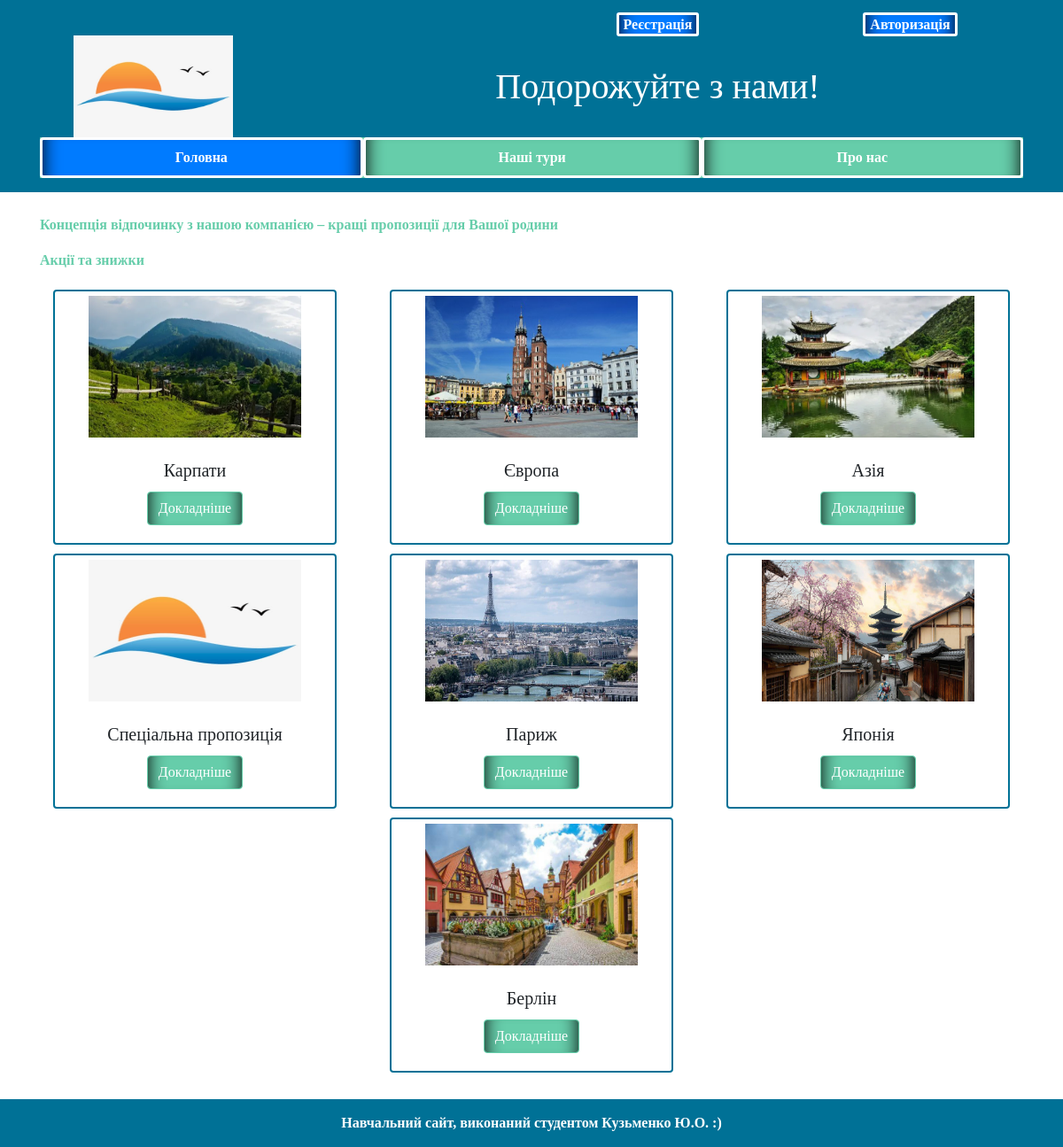
The page / on the database its author committed.
### tables this page shows
CREATE TABLE `tours` (
  `id` int(11) NOT NULL,
  `name` varchar(60) NOT NULL,
  `programm` text NOT NULL,
  `photo` varchar(60) NOT NULL
);

### index.php (the view)
<?php include_once('tpl/header.php'); ?>
	<main class="flex" id="main">
		<div class="container">
			<div class="row">
				<div class="col" id="top-text">
					<p>
						Концепція відпочинку з нашою компанією – кращі пропозиції для Вашої родини
					</p>
					<p>Акції та знижки</p>
				</div>
			</div>
			<div class="row">
				<?php
					include ("dbconnect.php");
					$tours = $mysqli->query("SELECT * FROM tours");
					while ($tour = $tours->fetch_assoc()) {
				?>
					<div class="col card-center">
						<div class="card" style="width: 20rem;">
							<img src="<?php echo $tour['photo']; ?>" class="card-img-top" alt="<?php echo $tour['name']; ?>">
							<div class="card-body">
								<h5 class="card-title"><?php echo $tour['name']; ?></h5>
								<a href="tour.php?id=<?php echo $tour['id']; ?>" class="btn btn-primary">Докладніше</a>
							</div>
						</div>
					</div>
				<?php } ?>
			</div>
		</div>
	</main>
	<?php include_once('tpl/footer.php'); ?>

### tpl/header.php (shortened to what this page needs)
<!DOCTYPE html>
<html lang="en">
<head>
	<link rel="stylesheet" href="css/bootstrap.min.css">
	<link rel="stylesheet" href="css/styles.css">
</head>
<body class="body-top">
	<header>
		<div class="container">
		<?php
    	if (empty($_SESSION['login']) or empty($_SESSION['id'])) {
    ?>
		<div class="row" id="auth_block">
			<div class="col-2 col-sm-3 col-xm-4" id="link_register">
				<a class="btn-register" href="register.php">Реєстрація</a>
			</div>
			<div class="col-2 col-sm-3 col-xm-4" id="link_auth">
				<a class="btn-register" href="login.php">Авторизація</a>
			</div>
		</div>
		<?php
			}
		?>
			<div class="row">
				<div class="col-3">
					<img id="logo" src="img/logo.png" />
				</div>
				<div class="col-9">
					<h1>Подорожуйте з нами!</h1>
				</div>
			</div>
			<?php include_once('tpl/nav.php'); ?>
		</div>
	</header>

### tpl/nav.php
<div id="menu">
				<nav class="nav nav-pills flex-column flex-sm-row">
					<a class="flex-sm-fill text-sm-center nav-link active" href="index.php">Головна</a>
					<a class="flex-sm-fill text-sm-center nav-link" href="tours.php">Наші тури</a>
					<a class="flex-sm-fill text-sm-center nav-link" href="contacts.php">Про нас</a>
				</nav>
</div>

### tpl/footer.php (shortened to what this page needs)
	<footer class="footer">
		<div class="container">
				<div class="footer-text">
					Навчальний сайт, виконаний студентом Кузьменко Ю.О. :)
			</div>
		</div>
	</footer>
	</body>
</html>

### css/styles.css (style rules this page uses)
body, html { height: 100%; }
body { font-family:Verdana; min-height:100%; display: flex; flex-direction: column; }
.body-top { border: none; margin: auto; font-family:Verdana; font-style: normal; font-size: normal; font-weight:bold; }
header { padding: 1em; color: white; background-color: #007196; vertical-align:center; text-align:center; }
#logo { max-width:180px; max-height:140px; }
main { flex: 1 0 auto; margin: 25px 0; }
.footer { color:white; background-color: #007196; text-align: center; flex-shrink: 0; }
.footer-text { padding: 15px; }
.col-9 { display: flex; }
h1 { margin:auto; }
#top-text { color: #66CDAA; }
.btn-primary { background-color:#66CDAA; border-color: #66CDAA; box-shadow: 20px 0 20px -20px #000 inset, -20px 0 20px -20px #000 inset; color:white; }
#auth_block, #exit_block { justify-content: flex-end; }
#menu { background-color:#66CDAA; }
a { color:white; border:solid white; box-shadow: 20px 0 20px -20px #000 inset, -20px 0 20px -20px #000 inset; }
.btn-register { padding: 2px 5px; border-radius: 3px; background-color: #007bff; }
.card { align-items: center; margin: 5px 0; border: 2px solid #007196; text-align:center; }
.card img { width:250px; height:170px; padding:5px; }
.col.card-center { justify-content: center; align-items: center; display: flex; }

### rows shown on the page
tours: photo (picture), name "Карпати"
tours: photo (picture), name "Європа"
tours: photo (picture), name "Азiя"
tours: photo (picture), name "Спеціальна пропозицiя"
tours: photo (picture), name "Париж"
tours: photo (picture), name "Японія"
tours: photo (picture), name "Берлін"
